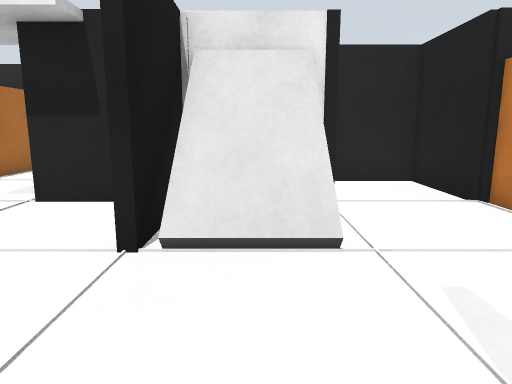
view 1 (above)

16 first-person views from a walk through a robot-simulator world made for Gazebo. The camera is 0.61 m above the floor, tilts 10° down and sees 70° across. The floor is counted in squares, 0.5 m on a side. Each view is taken from the middle of a square. On the plan, view 1 faces up. The plan holds only what a view shows up to about 14 squares ahead; the rest is blank.

view 2
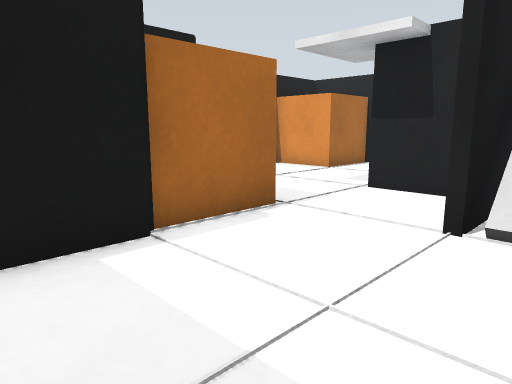

view 3
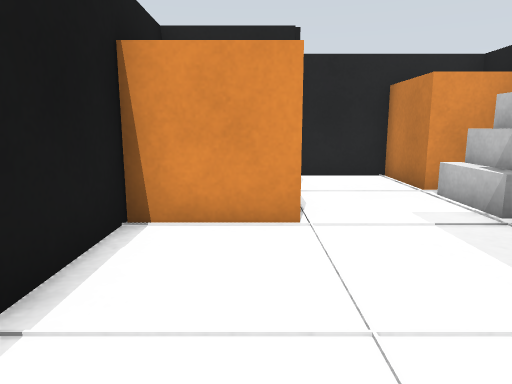

view 4
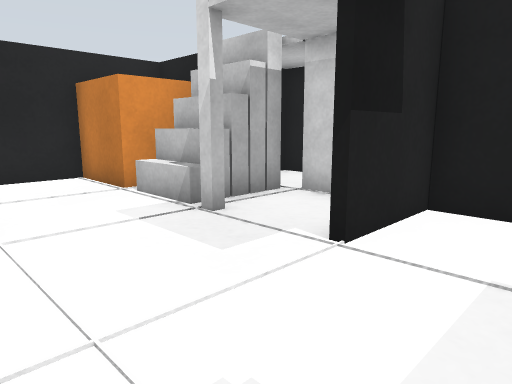

view 5
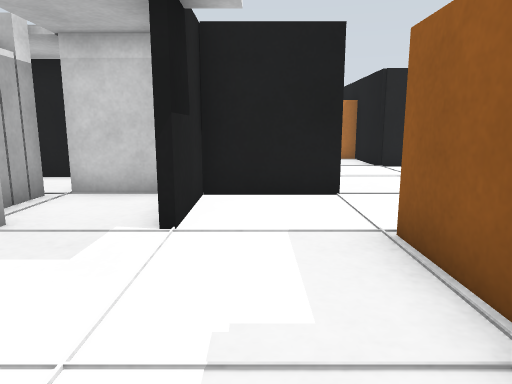

view 6
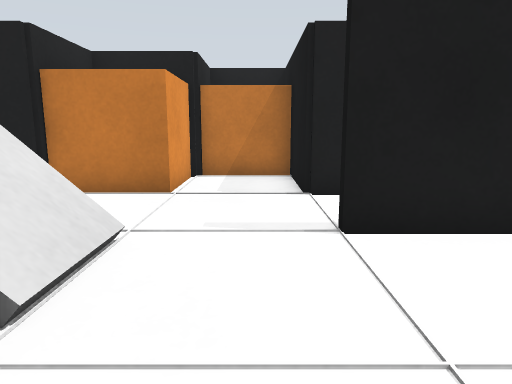

view 7
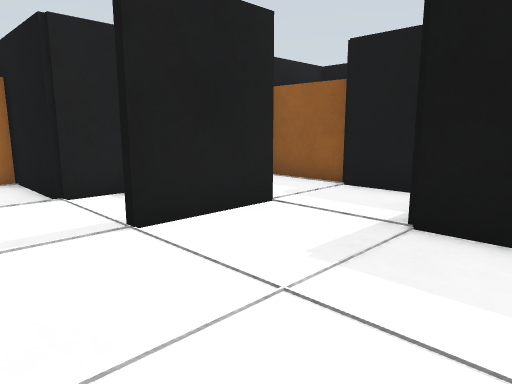

view 8
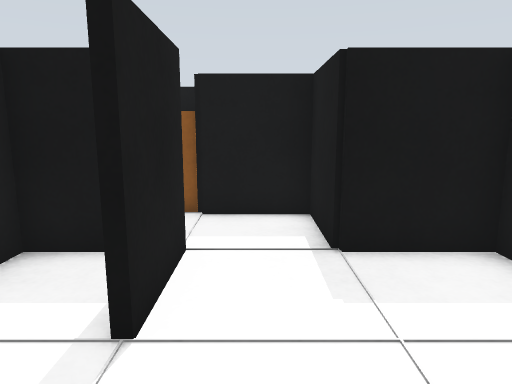

view 9
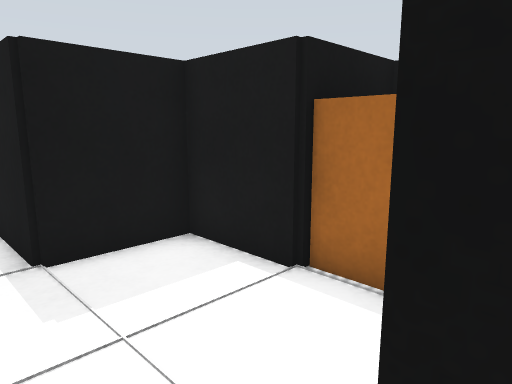

view 10
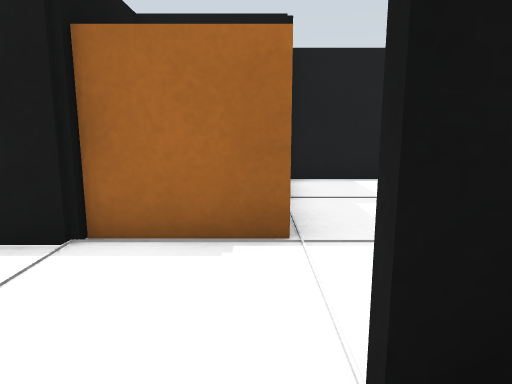

view 11
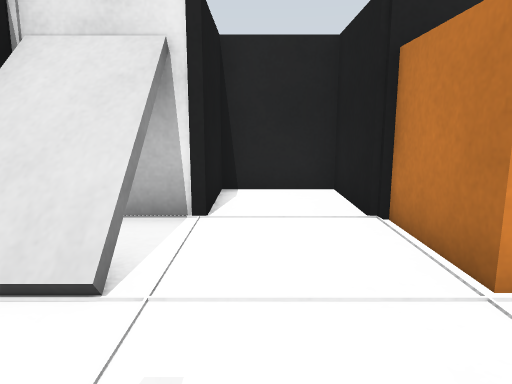

view 12
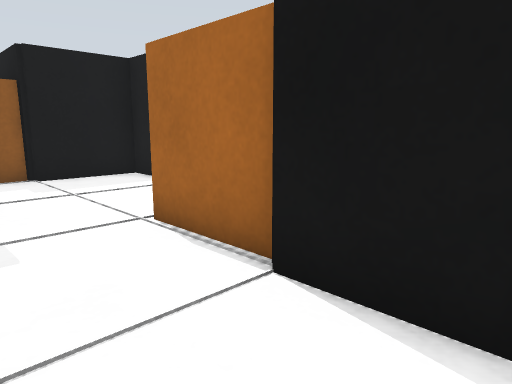

view 13
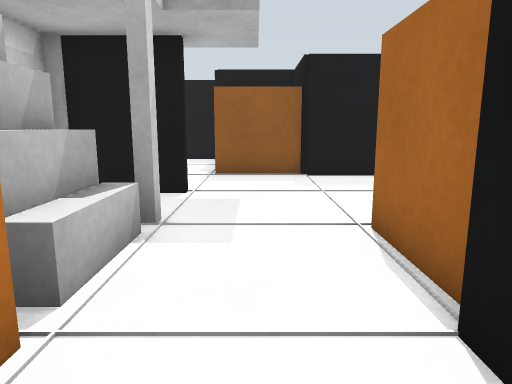

view 14
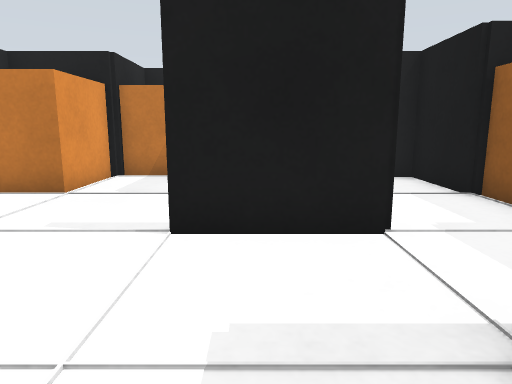

view 15
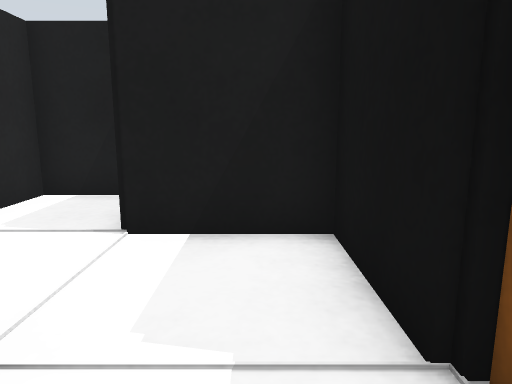

view 16
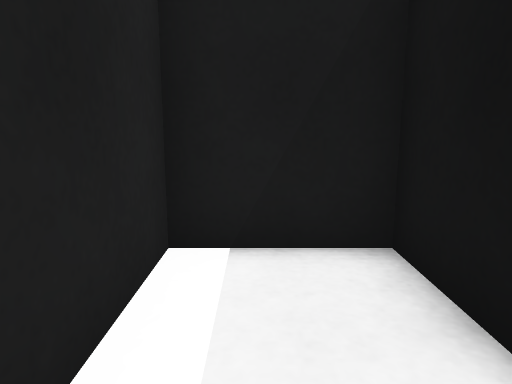

### Floor plan
Points are (right, up) in squares from view 1. A wall is a line through its corners. A room is listed if a view was taken in it or the views show most of it. See-through windows are left out.
Room 1 (views 1, 2, 3, 4, 5, 6, 7, 12, 13, 14)
walls: (-1.4, 4.5) (-1.4, 5.5); (-1.5, 6) (-3.8, 6); (-2.8, 8.7) (-2.8, 10.5); (-2.3, 8.7) (-2.3, 9.6); (-6, 1) (-3.7, 1) (-3.7, -1.4) (-1.2, -1.4) (-1.2, -3.9) (0.5, -3.9); (-8.7, 10) (-8.7, 3.6) (-6.4, 3.6); (-6.2, 12.8) (-6.2, 10.9) (-7.4, 10.9); (1.1, -1.6) (1.1, 1.1); (-3.1, 13.4) (-5.9, 13.4)
low walls: (-3.2, 8.7) (-3.2, 10.5); (-3.7, 8.8) (-3.7, 10.6)
ways out: opening at (-1.4, 4.8) to room 2; opening at (1, -2.5) to room 3
objects: brown box (-8, 9) to (-7, 10); brown box (-6, 2) to (-4, 3); grey post (-4, 9); brown box (-3, 11) to (-2, 13)
Room 2 (views 8, 9, 10, 11)
walls: (1.3, 6.5) (1.3, 6); (4.8, 6) (3.6, 6) (3.6, 8.4) (1.2, 8.4); (-1.2, 5.5) (-1.2, 4.4); (1.1, 9.6) (1.1, 11); (-1.4, 8.8) (-3.7, 8.8); (-3.8, 6.2) (-1.5, 6.2); (2.2, -1.4) (3.6, -1.4) (3.6, 1) (7, 1)
ways out: opening at (-1.4, 4.8) to room 1
objects: grey box (-4, 8); ramp (-1, 4); grey post (-1, 6); grey box (-1, 6) to (1, 8); brown box (4, 4) to (6, 5); brown box (7, 2) to (8, 3)
Room 3 (view 15)
walls: (0.5, -3.9) (1.4, -3.9); (3.6, -5.4) (3.6, -3.9)
ways out: opening at (1, -2.5) to room 1; opening at (4, -2.5) to room 4
objects: brown box (2, -4) to (3, -4)
Room 4 (view 16)
walls: (6.9, -1.4) (8.6, -1.4) (8.6, 0.9) (6.1, 0.9); (3.6, -3.9) (6.1, -3.9) (6.1, -1.4)
ways out: opening at (4, -2.5) to room 3

Where each view was taken, in squares from view 1:
view 1: 0 up, 0 right, facing up
view 2: 1 down, 0 right, facing up-left
view 3: 4 up, 7 left, facing up
view 4: 4 up, 7 left, facing up-right
view 5: 5 up, 8 left, facing right
view 6: 2 up, 3 left, facing right
view 7: 3 up, 3 left, facing down-right
view 8: 4 up, 0 right, facing down
view 9: 4 up, 0 right, facing down-left
view 10: 3 up, 0 right, facing left
view 11: 1 up, 2 right, facing up
view 12: 13 up, 4 left, facing down-left
view 13: 13 up, 5 left, facing down
view 14: 0 up, 3 left, facing right
view 15: 3 down, 2 right, facing right
view 16: 0 up, 5 right, facing right
